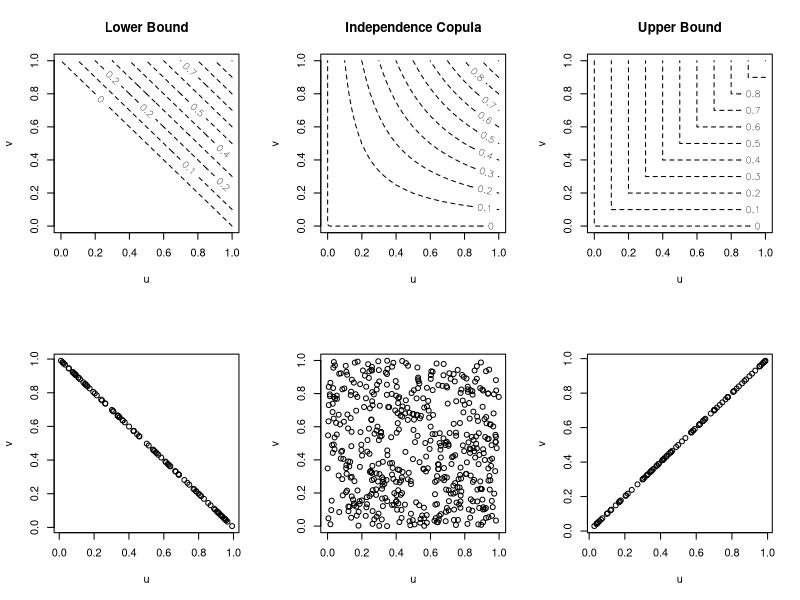

This chart was generated by the following R code:
# This script draws surface plots of copulae

library(mnormt)

# Upper (lower?) bound copula
M2 = function(u) { min(u[1], u[2]) }

# Lower bound copula
W2 = function(u) { max(u[1] + u[2] - 1, 0)}

# Independence copula
uv = function(u) { u[1] * u[2] }

# Plots for upper and lower bounds

par(mfrow = c(2, 3))

# Grid
x = seq(0, 1, 0.05)
g = expand.grid(x, x)

val = matrix(apply(as.matrix(g), 1, W2), length(x), length(x))
contour(x, x, val, method = "flattest", lty = 2, levels = c(0.0000001, 0.1, 0.2, 0.3, 0.4, 0.5, 0.6, 0.7, 0.8, 0.9, 1), labels = c("0", "0.1", "0.2", "0.3", "0.4", "0.5", "0.6", "0.7", "0.8", "0.9", "1"), xlab = "u", ylab = "v", main = "Lower Bound")

# Grid
x = seq(0, 1, 0.01)
g = expand.grid(x, x)

val = matrix(apply(as.matrix(g), 1, uv), length(x), length(x))
contour(x, x, val, method = "flattest", lty = 2, levels = c(0.0000001, 0.1, 0.2, 0.3, 0.4, 0.5, 0.6, 0.7, 0.8, 0.9, 1), labels = c("0", "0.1", "0.2", "0.3", "0.4", "0.5", "0.6", "0.7", "0.8", "0.9", "1"), xlab = "u", ylab = "v", main = "Independence Copula")

# Grid (need finer grid so get straight lines)
x = seq(0, 1, 0.001)
g = expand.grid(x, x)

val = matrix(apply(as.matrix(g), 1, M2), length(x), length(x))
contour(x, x, val, levels = c(0.0000001, 0.1, 0.2, 0.3, 0.4, 0.5, 0.6, 0.7, 0.8, 0.9, 1), labels = c("0", "0.1", "0.2", "0.3", "0.4", "0.5", "0.6", "0.7", "0.8", "0.9", "1"), xlab = "u", ylab = "v", main = "Upper Bound", lty = 2)

u = runif(100)
plot(u, 1 - u, xlab = "u", ylab = "v")

u1 = runif(500)
v1 = runif(500)
plot(u1, v1, xlab = "u", ylab = "v")

u = runif(100)
plot(u, u, xlab = "u", ylab = "v")

par(mfrow = c(1, 1))

# Normal copula rho = 1
#rho = 0
#n = 2
#cov = diag(n) + rho * (matrix(1, n, n) - diag(n))
#copNorm = function(u) { pmnorm(c(qnorm(u[1]), qnorm(u[2])), varcov = cov) }

# Plot for normal copula
#val = matrix(apply(as.matrix(g), 1, copNorm), length(x), length(x))
#contour(x, x, val, method = "flattest", lty = 2, levels = c(0.1, 0.2, 0.3, 0.4, 0.5, 0.6, 0.7, 0.8, 0.9, 1), labels = c("0.1", "0.2", "0.3", "0.4", "0.5", "0.6", "0.7", "0.8", "0.9", "1"), xlab = "u", ylab = "v", main = "Normal Copula")

#val = matrix(apply(as.matrix(g), 1, W2), length(x), length(x))
#val = matrix(apply(as.matrix(g), 1, copNorm), length(x), length(x))

#persp(x, x, val, theta = -30, phi = 25, shade = 0.3)
